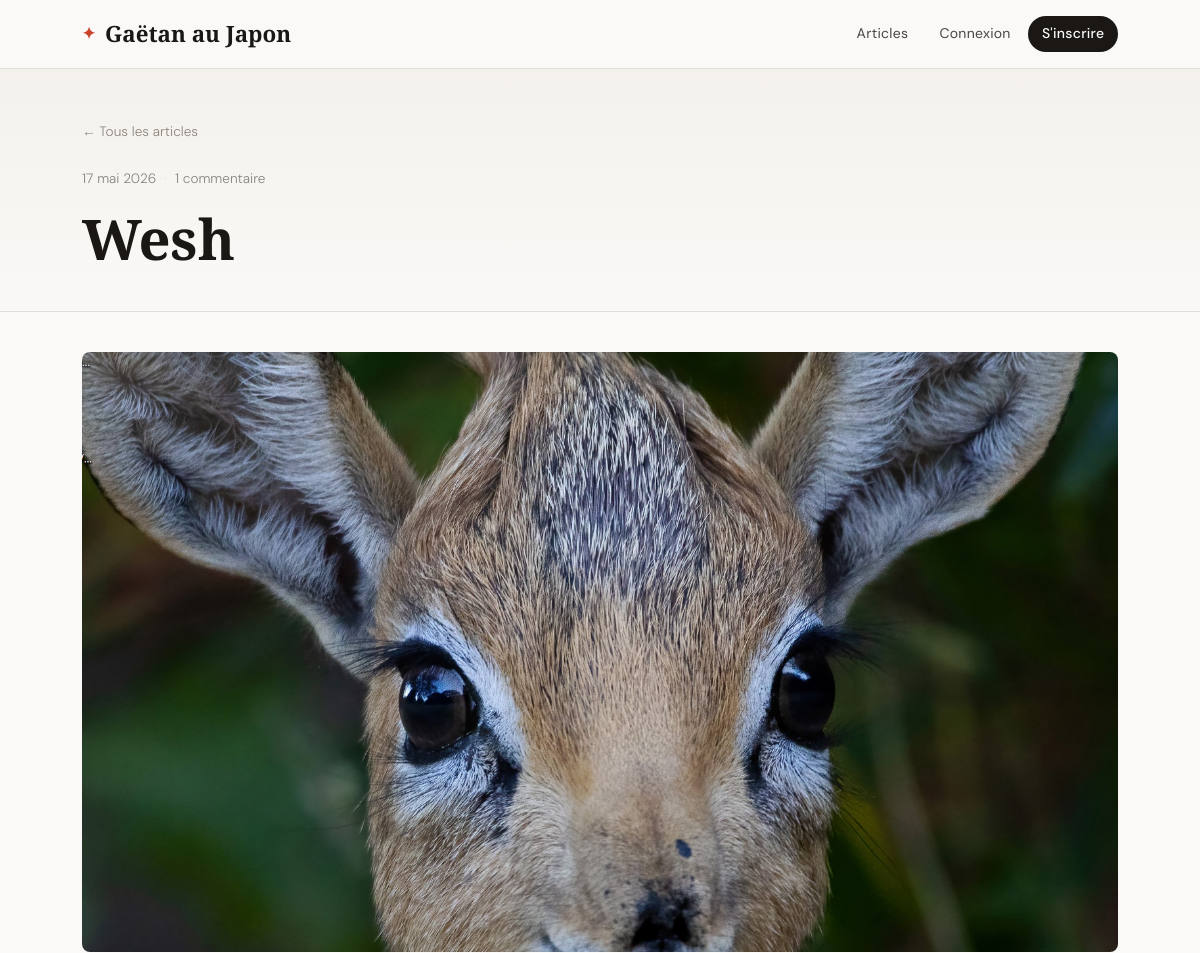
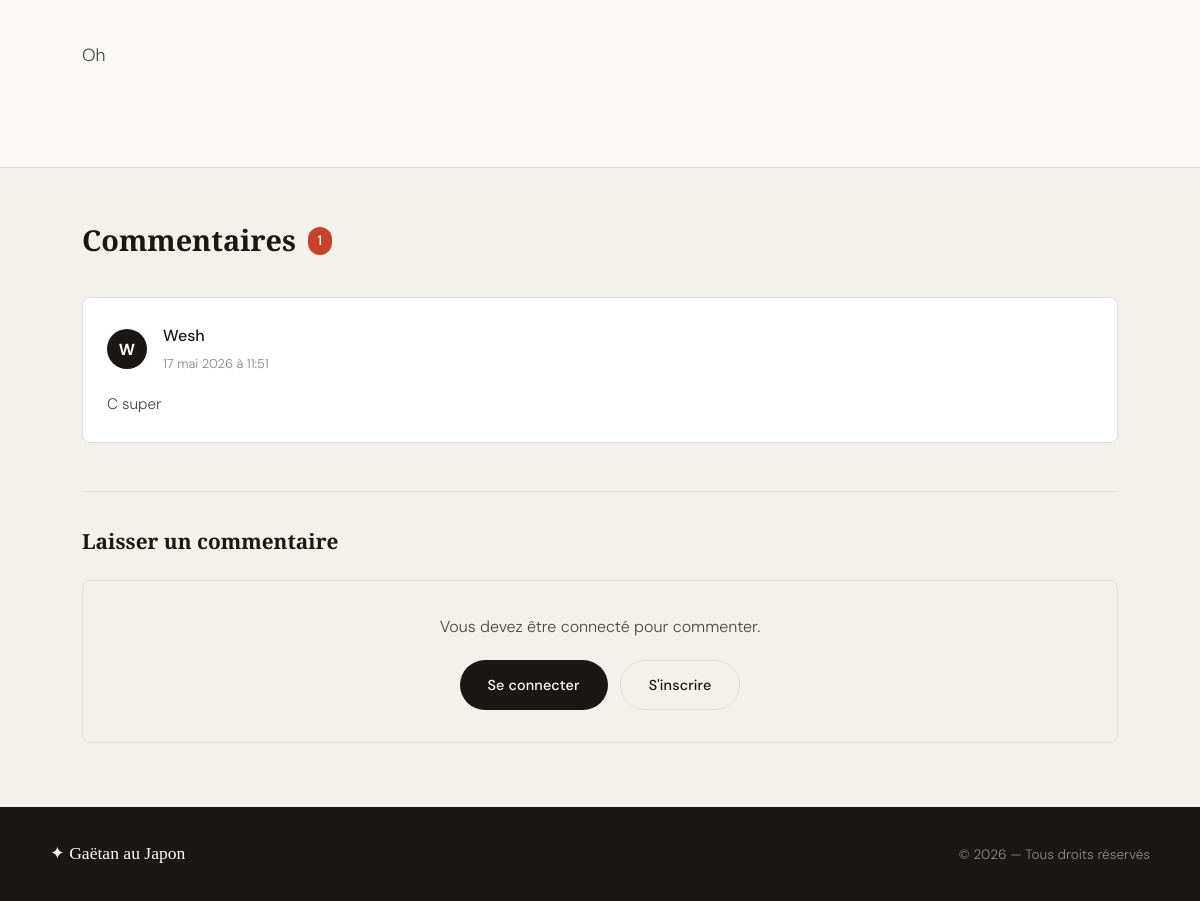
Screenshot of /post/wesh/ with the database file from the repository (2 pictures, top to bottom).
### blog/models.py (models this page shows, shortened)
class Post(models.Model):
    title = models.CharField("Titre", max_length=200)
    slug = models.SlugField("Slug", unique=True, max_length=220)
    author = models.ForeignKey(User, on_delete=models.CASCADE, related_name='posts', verbose_name="Auteur")
    content = models.TextField("Contenu")
    video = models.FileField("Vidéo", upload_to='posts/videos/', blank=True, null=True)
    video_url = models.URLField("URL Vidéo (YouTube/Vimeo)", blank=True, null=True,
                                help_text="Entrez l'URL embed d'une vidéo YouTube ou Vimeo")
    created_at = models.DateTimeField("Créé le", default=timezone.now)
    updated_at = models.DateTimeField("Modifié le", auto_now=True)
    published = models.BooleanField("Publié", default=True)
    class Meta:
        verbose_name = "Article"
        verbose_name_plural = "Articles"
        ordering = ['-created_at']
    @property
    def comment_count(self):
        return self.comments.filter(approved=True).count()

class PostImage(models.Model):
    post = models.ForeignKey(Post, on_delete=models.CASCADE, related_name='images', verbose_name="Article")
    image = models.ImageField("Image", upload_to='posts/images/')
    caption = models.CharField("Légende", max_length=200, blank=True)
    order = models.PositiveIntegerField("Ordre", default=0)
    class Meta:
        verbose_name = "Image"
        verbose_name_plural = "Images"
        ordering = ['order']

class Comment(models.Model):
    post = models.ForeignKey(Post, on_delete=models.CASCADE, related_name='comments', verbose_name="Article")
    author = models.ForeignKey(User, on_delete=models.CASCADE, related_name='comments', verbose_name="Auteur")
    content = models.TextField("Commentaire")
    created_at = models.DateTimeField("Créé le", default=timezone.now)
    approved = models.BooleanField("Approuvé", default=True)
    class Meta:
        verbose_name = "Commentaire"
        verbose_name_plural = "Commentaires"
        ordering = ['created_at']

### blog/views.py (the view, shortened to what this page needs)
# urls.py: path('post/<slug:slug>/', views.post_detail, name='post_detail'),
def post_detail(request, slug):
    post = get_object_or_404(Post, slug=slug, published=True)
    comments = post.comments.filter(approved=True).select_related('author')
    comment_form = CommentForm()
    return render(request, 'blog/post_detail.html', {
        'post': post,
        'comments': comments,
        'comment_form': comment_form,
    })

### blog/context_processors.py (called while the page is built, shortened)
def unread_messages_count(request):
    count = 0
    return {'unread_messages_count': count}

### templates/blog/post_detail.html (shortened to what this page needs)
{% extends 'base.html' %}
{% load static %}
{% block content %}
<article class="post-detail">
  <header class="post-detail__header">
    <div class="container">
      <a href="{% url 'post_list' %}" class="back-link">← Tous les articles</a>
      <div class="post-detail__meta">
        <time datetime="{{ post.created_at|date:'Y-m-d' }}">{{ post.created_at|date:"j F Y" }}</time>
        <span class="meta-sep">·</span>
        <span>{{ post.comment_count }} commentaire{{ post.comment_count|pluralize }}</span>
      </div>
      <h1 class="post-detail__title">{{ post.title }}</h1>
    </div>
  </header>
  {% with images=post.images.all %}
    {% if images %}
      <div class="post-gallery container">
        {% if images|length == 1 %}
          <div class="gallery-single">
            <img src="{{ images.0.image.url }}" alt="{{ images.0.caption|default:post.title }}">
          </div>
        {% endif %}
      </div>
    {% endif %}
  {% endwith %}
  <div class="post-detail__content container">
    <div class="prose">
      {{ post.content|linebreaks }}
    </div>
  </div>
</article>
<section class="comments-section">
  <div class="container">
    <h2 class="section-title">
      Commentaires
      {% if post.comment_count %}<span class="comment-count">{{ post.comment_count }}</span>{% endif %}
    </h2>
    {% if comments %}
      <div class="comments-list">
        {% for comment in comments %}
          <div class="comment">
            <div class="comment__header">
              <div class="comment__avatar">{{ comment.author.username|first|upper }}</div>
              <div class="comment__info">
                <strong class="comment__author">{{ comment.author.username }}</strong>
                <time class="comment__date">{{ comment.created_at|date:"j F Y à H:i" }}</time>
              </div>
            </div>
            <div class="comment__body">
              {{ comment.content|linebreaks }}
            </div>
          </div>
        {% endfor %}
      </div>
    {% else %}
      <p class="no-comments">Soyez le premier à commenter cet article.</p>
    {% endif %}
    <div class="comment-form-section">
      <h3 class="comment-form-title">Laisser un commentaire</h3>
      {% if user.is_authenticated %}
        <form method="post" class="comment-form">
          {% csrf_token %}
          {{ comment_form.content }}
          {% if comment_form.content.errors %}
            <div class="form-error">{{ comment_form.content.errors }}</div>
          {% endif %}
          <button type="submit" class="btn btn-primary">Publier</button>
        </form>
      {% else %}
        <div class="auth-prompt">
          <p>Vous devez être connecté pour commenter.</p>
          <div class="auth-prompt__actions">
            <a href="{% url 'login' %}?next={{ request.path }}" class="btn btn-primary">Se connecter</a>
            <a href="{% url 'register' %}" class="btn btn-secondary">S'inscrire</a>
          </div>
        </div>
      {% endif %}
    </div>
  </div>
</section>
{% endblock %}

### templates/base.html (shortened to what this page needs)
<!DOCTYPE html>
<html lang="fr">
<head>
  {% load static %}
  <link rel="stylesheet" href="{% static 'css/style.css' %}">
</head>
<body>
  <header class="site-header">
    <div class="header-inner">
      <a href="{% url 'post_list' %}" class="site-logo">
        <span class="logo-mark">✦</span>
        <span class="logo-text">Gaëtan au Japon</span>
      </a>
      <nav class="site-nav">
        <a href="{% url 'post_list' %}">Articles</a>
        {% if user.is_authenticated %}
          <a href="{% url 'conversation_list' %}" class="nav-messages">
            Messages
            {% if unread_messages_count > 0 %}
              <span class="badge">{{ unread_messages_count }}</span>
            {% endif %}
          </a>
          {% if not user.is_staff %}
            <a href="{% url 'new_conversation' %}" class="nav-contact">Contacter</a>
          {% endif %}
          {% if user.is_staff %}
            <a href="/admin/" class="nav-admin">Admin</a>
          {% endif %}
          <form method="post" action="{% url 'logout' %}" style="display:inline">
            {% csrf_token %}
            <button type="submit" class="nav-logout">Déconnexion</button>
          </form>
          <span class="nav-user">{{ user.username }}</span>
        {% else %}
          <a href="{% url 'login' %}">Connexion</a>
          <a href="{% url 'register' %}" class="nav-cta">S'inscrire</a>
        {% endif %}
      </nav>
    </div>
  </header>
  <main class="site-main">
    {% block content %}{% endblock %}
  </main>
  <footer class="site-footer">
    <div class="footer-inner">
      <span class="footer-logo">✦ Gaëtan au Japon</span>
      <p>© 2026 — Tous droits réservés</p>
    </div>
  </footer>
</body>
</html>

### rows the page displays
Post: created_at "17 mai 2026", comment_count "1", title "Wesh", content "Oh"
PostImage: image (picture)
Comment: author.username|first "W", author.username "Wesh", created_at "17 mai 2026 à 11:51", content "C super"
